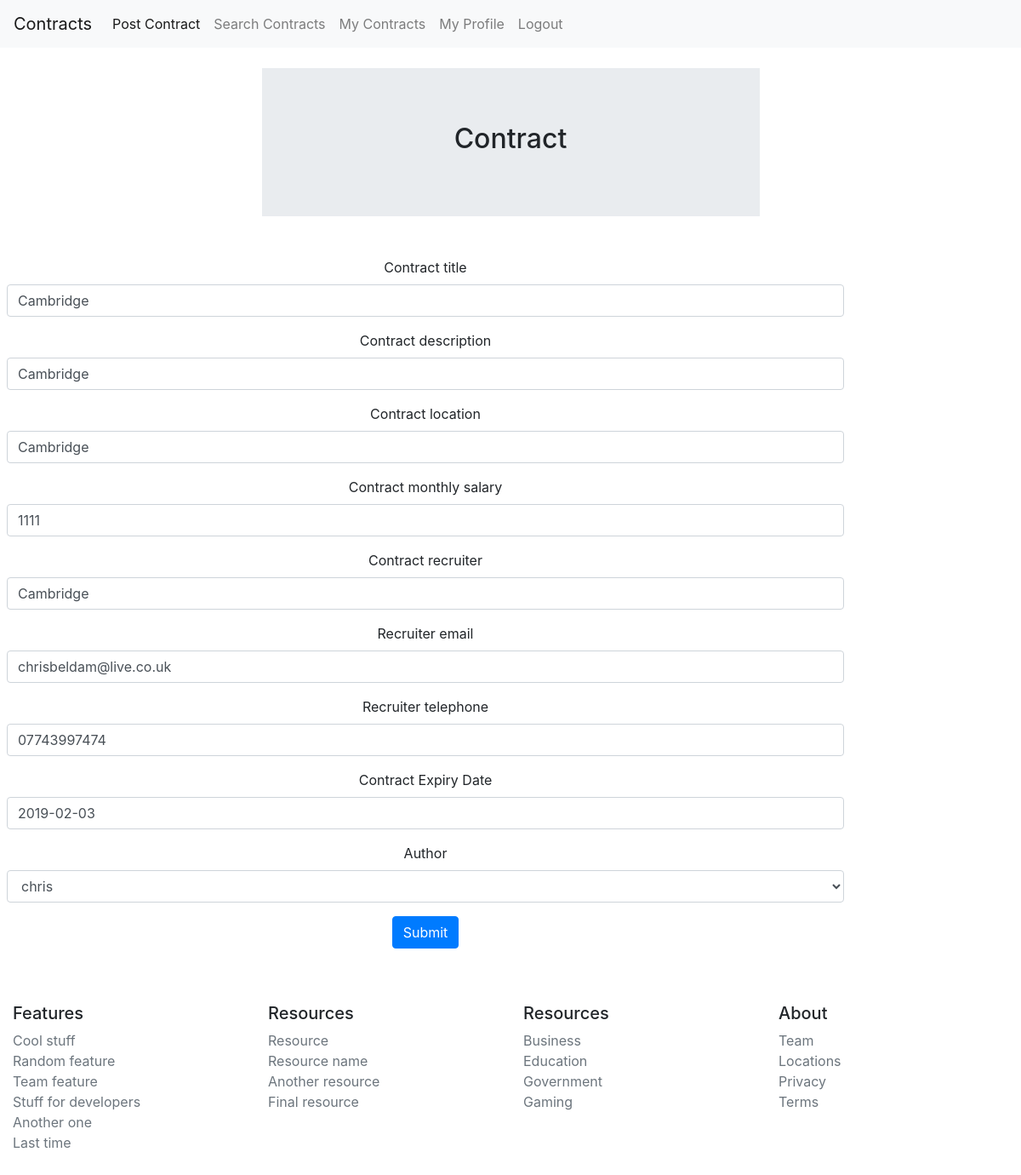
Screenshot of /contract/3/update/ (signed in) with the database file from the repository.
### jobs/models.py (models this page shows, shortened)
class Contract(models.Model):
    contract_id = models.BigAutoField(primary_key=True)
    contract_title = models.CharField(max_length=100)
    contract_description = models.CharField(max_length=250)
    contract_location = models.CharField(max_length=100)
    contract_monthly_salary = models.IntegerField()
    contract_recruiter = models.CharField(max_length=250)
    recruiter_email = models.EmailField()
    recruiter_telephone = models.CharField(max_length=11)
    featured_contract = models.BooleanField(default=False)
    featured_expiry_date = models.DateField(default=datetime.date.today)
    date_created = models.DateField(_("Contract Start Date"), default=datetime.date.today) #This allows for the internationalisation of the date field #
    contract_expiry_date = models.DateField(_("Contract Expiry Date"), default=datetime.date.today)
    author = models.ForeignKey(User, on_delete=models.CASCADE, default=True) # Links the user to the role

### jobs/views.py (the view)
# urls.py: path('contract/<int:pk>/update/', views.ContractUpdateView.as_view(), name='contract-update'),
class ContractUpdateView(LoginRequiredMixin, UserPassesTestMixin, UpdateView):
    model = Contract
    fields = ['contract_title', 'contract_description', 'contract_location', 'contract_monthly_salary',
              'contract_recruiter','recruiter_email', 'recruiter_telephone','contract_expiry_date', 'author']
    def test_func(self):
        post = self.get_object()
        if self.request.user == post.author:
            return True
        return False

### jobs/templates/jobs/contract_form.html (shortened to what this page needs)
{% extends "jobs/base.html" %}
{% load bootstrap4 %}
{% block content %}
<div class="jumbotron jumbotron-fluid" style="width:50%; margin:0 auto; text-align:center">
  <h2>Contract</h2>
</div>
<form action="" method="post">
  <div class="row">
    <div class="col-sm-10 px-2 py-5" style="text-align:center;">
      {% bootstrap_form form %}
      <button type="submit" class="btn btn-primary" style="text-align:center">Submit</button>
    </div>
  </div>
</form>
{% endblock content %}

### jobs/static/jobs/css/style.css (style rules this page uses)
h2 { color:green; }

### rows the page displays
Contract: contract_title "Cambridge", contract_description "Cambridge", contract_location "Cambridge", contract_monthly_salary "1111", contract_recruiter "Cambridge", recruiter_email "chrisbeldam@live.co.uk", recruiter_telephone "07743997474", contract_expiry_date "2019-02-03", author "chris"
